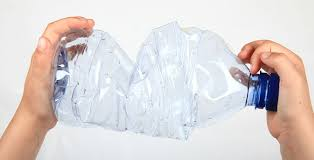
#> input picture train/0_Recyclable/R_1.jpg, 314 x 160 px; its folder holds only this picture in this run
$ jupyter execute --allow-errors 01_augmentation.ipynb
#> lines starting #> are read from the running program, lines starting #| are printed output that depends on the picture
# BDC 2026 - Build Augmented Image Cache

Notebook ini cuma buat generate augmented images sekali, simpan ke disk + zip.
Nanti pas training tinggal load dari cache, gak perlu augmentasi ulang tiap epoch.

[cell 1]
import hashlib
import math
import random
import zipfile
from pathlib import Path
from typing import Optional

import numpy as np
import pandas as pd
import torch
from PIL import Image, ImageEnhance, ImageFilter, ImageOps
from torchvision import transforms
from tqdm.auto import tqdm

[cell 2]
PROJECT_ROOT = Path("/kaggle/input/datasets/user235162736/bdc-2026/BDC2026/BDC2026")
OUTPUT_DIR = Path("/kaggle/working")
TRAIN_DIR = PROJECT_ROOT / "train"

IMAGE_SIZE = 224
AUGS_PER_IMAGE = 4
SEED = 42

CACHE_FORMAT = "JPEG"
CACHE_QUALITY = 92
AUGMENTATION_VERSION = "pil_crop_flip_rotate_shift_color_blur_gray_cutout_v1"
PREPROCESSING_VERSION = "exif_rgb_fit_pad_v1"

AUG_IMAGE_CACHE_DIR = OUTPUT_DIR / "aug_image_cache"
SHARD_SIZE = 2000
MAX_SOURCE_DIM = 1024
MANIFEST_FLUSH_EVERY = 2000

VISION_MEAN = [0.485, 0.456, 0.406]
VISION_STD = [0.229, 0.224, 0.225]

OUTPUT_DIR.mkdir(parents=True, exist_ok=True)

[cell 3]
def default_padding_from_mean(mean: list[float]) -> tuple[int, int, int]:
    return tuple(int(round(float(m) * 255)) for m in mean)


def stable_aug_seed(image_id: str, aug_idx: int, seed: int) -> int:
    payload = f"{image_id}|{aug_idx}|{seed}".encode("utf-8")
    return int(hashlib.sha256(payload).hexdigest()[:8], 16)


def get_cache_config_hash() -> str:
    payload = (
        f"{AUGMENTATION_VERSION}|{AUGS_PER_IMAGE}|{IMAGE_SIZE}|"
        f"{SEED}|{CACHE_FORMAT}|{CACHE_QUALITY}|{PREPROCESSING_VERSION}"
    ).encode("utf-8")
    return hashlib.sha256(payload).hexdigest()[:16]


def get_augmented_cache_dir() -> Path:
    return AUG_IMAGE_CACHE_DIR / get_cache_config_hash()


def is_augmented_cache_valid(expected_images: Optional[int] = None) -> bool:
    cache_dir = get_augmented_cache_dir()
    manifest_path = cache_dir / "manifest.csv"
    hash_path = cache_dir / "config_hash.txt"
    if not manifest_path.exists() or not hash_path.exists():
        return False
    if hash_path.read_text(encoding="utf-8").strip() != get_cache_config_hash():
        return False
    try:
        manifest = pd.read_csv(manifest_path)
    except Exception:
        return False
    if expected_images is not None and len(manifest) != expected_images * AUGS_PER_IMAGE:
        return False
    return True

[cell 4]
def downscale_if_huge(image: Image.Image, max_dim: int) -> Image.Image:
    width, height = image.size
    longest = max(width, height)
    if longest <= max_dim:
        return image
    scale = max_dim / longest
    new_w = max(1, int(round(width * scale)))
    new_h = max(1, int(round(height * scale)))
    return image.resize((new_w, new_h), Image.Resampling.BICUBIC)


def resize_and_pad(image: Image.Image, size: int, fill: tuple[int, int, int]) -> Image.Image:
    image = image.convert("RGB")
    width, height = image.size
    if width <= 0 or height <= 0:
        raise ValueError(f"Invalid image size: {image.size}")
    scale = min(size / width, size / height)
    new_w = max(1, int(round(width * scale)))
    new_h = max(1, int(round(height * scale)))
    resized = image.resize((new_w, new_h), Image.Resampling.BICUBIC)
    canvas = Image.new("RGB", (size, size), fill)
    canvas.paste(resized, ((size - new_w) // 2, (size - new_h) // 2))
    return canvas


def random_resized_crop_pil(image: Image.Image, rng: random.Random) -> Image.Image:
    width, height = image.size
    area = width * height
    for _ in range(10):
        target_area = area * rng.uniform(0.78, 1.0)
        aspect = math.exp(rng.uniform(math.log(0.85), math.log(1.18)))
        crop_w = int(round(math.sqrt(target_area * aspect)))
        crop_h = int(round(math.sqrt(target_area / aspect)))
        if 0 < crop_w <= width and 0 < crop_h <= height:
            left = rng.randint(0, width - crop_w)
            top = rng.randint(0, height - crop_h)
            return image.crop((left, top, left + crop_w, top + crop_h))
    side = min(width, height)
    left = (width - side) // 2
    top = (height - side) // 2
    return image.crop((left, top, left + side, top + side))


def apply_deterministic_augmentation(image: Image.Image, seed: int, fill: tuple[int, int, int]) -> Image.Image:
    rng = random.Random(seed)
    image = ImageOps.exif_transpose(image).convert("RGB")
    image = downscale_if_huge(image, MAX_SOURCE_DIM)

    image = random_resized_crop_pil(image, rng)
    if rng.random() < 0.5:
        image = ImageOps.mirror(image)
    angle = rng.uniform(-15.0, 15.0)
    image = image.rotate(angle, resample=Image.Resampling.BICUBIC, expand=False, fillcolor=fill)
    if rng.random() < 0.5:
        max_shift = 0.08
        dx = int(round(rng.uniform(-max_shift, max_shift) * image.size[0]))
        dy = int(round(rng.uniform(-max_shift, max_shift) * image.size[1]))
        image = image.transform(
            image.size,
            Image.AFFINE,
            (1, 0, dx, 0, 1, dy),
            resample=Image.Resampling.BICUBIC,
            fillcolor=fill,
        )

    image = ImageEnhance.Brightness(image).enhance(rng.uniform(0.80, 1.20))
    image = ImageEnhance.Contrast(image).enhance(rng.uniform(0.80, 1.20))
    image = ImageEnhance.Color(image).enhance(rng.uniform(0.80, 1.20))
    image = ImageEnhance.Sharpness(image).enhance(rng.uniform(0.85, 1.25))

    if rng.random() < 0.20:
        image = image.filter(ImageFilter.GaussianBlur(radius=rng.uniform(0.3, 1.1)))
    if rng.random() < 0.12:
        image = image.convert("L").convert("RGB")
    if rng.random() < 0.10:
        image = ImageOps.autocontrast(image, cutoff=int(rng.uniform(0, 2)))

    if rng.random() < 0.25:
        w, h = image.size
        ew = max(1, int(w * rng.uniform(0.08, 0.22)))
        eh = max(1, int(h * rng.uniform(0.08, 0.22)))
        ex = rng.randint(0, max(0, w - ew))
        ey = rng.randint(0, max(0, h - eh))
        image.paste(Image.new("RGB", (ew, eh), fill), (ex, ey))

    return image

## Load metadata

Scan folder `train/<label>_<class_name>/*.jpg` langsung, sesuai struktur dataset BDC2026 (`0_Recyclable`, `1_Electronic`, `2_Organic`).

[cell 5]
IMAGE_EXTENSIONS = {".jpg", ".jpeg", ".png"}

records = []
for class_dir in sorted(TRAIN_DIR.iterdir()):
    if not class_dir.is_dir():
        continue
    label_str, class_name = class_dir.name.split("_", 1)
    label = int(label_str)
    img_paths = sorted(
        p for p in class_dir.iterdir()
        if p.is_file() and p.suffix.lower() in IMAGE_EXTENSIONS
    )
    for img_path in img_paths:
        records.append({
            "image_id": f"{class_dir.name}/{img_path.name}",
            "image_path": str(img_path),
            "label": label,
            "class_name": class_name,
        })
#> pass 2 of the loop `for class_dir in sorted(TRAIN_DIR.iterdir()):`:

train_df = pd.DataFrame.from_records(records)
print(f"{len(train_df)} training images across {train_df['class_name'].nunique()} classes")
train_df["class_name"].value_counts()

[cell 6]
def build_augmented_cache(df: pd.DataFrame) -> pd.DataFrame:
    """Sequential, sharded filenames avoid slow lookups once file count gets huge."""
    cache_dir = get_augmented_cache_dir()
    cache_dir.mkdir(parents=True, exist_ok=True)
    fill = default_padding_from_mean(VISION_MEAN)
    ext = CACHE_FORMAT.lower().replace("jpeg", "jpg")

    rows = []
    file_counter = 0
    for base_index, row in tqdm(df.reset_index(drop=True).iterrows(), total=len(df)):
        with Image.open(row.image_path) as im:
#> im is the input picture: PIL image 314x160 RGB; mean R, G, B 221.3, 214, 213
            im = ImageOps.exif_transpose(im).convert("RGB")
            im = downscale_if_huge(im, MAX_SOURCE_DIM)
            im = im.copy()

        for aug_idx in range(AUGS_PER_IMAGE):
            seed = stable_aug_seed(str(row.image_id), aug_idx, SEED)
            aug_image = apply_deterministic_augmentation(im, seed, fill)
            aug_image = resize_and_pad(aug_image, IMAGE_SIZE, fill)

            shard = file_counter // SHARD_SIZE
            shard_dir = cache_dir / f"shard_{shard:04d}"
            shard_dir.mkdir(exist_ok=True)
            filename = f"aug_{file_counter:08d}.{ext}"
            fpath = shard_dir / filename
            file_counter += 1

            aug_image.save(fpath, format=CACHE_FORMAT, quality=CACHE_QUALITY)

            rows.append({
                "base_index": int(base_index),
                "image_id": str(row.image_id),
                "label": int(row.label),
                "class_name": str(row.class_name),
                "aug_idx": int(aug_idx),
                "feature_id": f"{row.image_id}::aug{aug_idx}",
                "cache_path": str(fpath.relative_to(OUTPUT_DIR)),
            })
#> this loop made 4 passes
#> pass 1, in apply_deterministic_augmentation, `image = random_resized_crop_pil(image, rng)`:
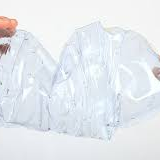
#> image: PIL image 160x160 RGB; mean R, G, B 229, 233.5, 238.4
#> pass 1, in apply_deterministic_augmentation, `image = image.rotate(angle, resample=Image.Resampling.BICUBIC, expand=..`:
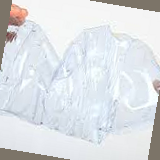
#> image: PIL image 160x160 RGB; mean R, G, B 220.8, 224.6, 228.5
#> pass 1, in apply_deterministic_augmentation, `image = image.transform( image.size, Image.AFFINE, (1, 0, dx, 0, 1, dy..`:
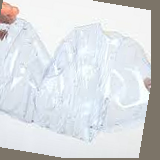
#> image: PIL image 160x160 RGB; mean R, G, B 216.7, 219.9, 223.1
#> after the loop:
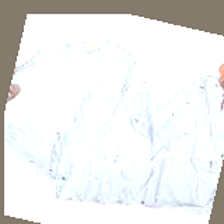
#> aug_image: PIL image 224x224 RGB; mean R, G, B 234.4, 235.1, 233.9
#> after the loop, file_counter = 4; rows = 4 items

        if file_counter % MANIFEST_FLUSH_EVERY < AUGS_PER_IMAGE:
            pd.DataFrame(rows).to_csv(cache_dir / "manifest.csv", index=False)
#> pass 2 of the loop in build_augmented_cache, `for base_index, row in tqdm(df.reset_index(drop=True).iterrows(), tota..`:
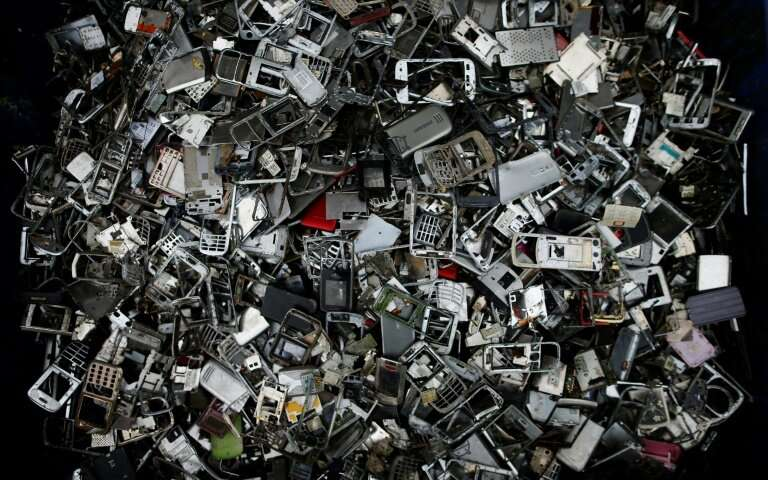
#> input picture train/1_Electronic/1-theworldprod.jpg, 768 x 480 px
#> in build_augmented_cache, im is the input picture: PIL image 768x480 RGB; mean R, G, B 62.5, 63.5, 61.3
#> the loop in build_augmented_cache, `for aug_idx in range(AUGS_PER_IMAGE):` made 4 passes
#> filename on passes 1 to 4: 'aug_00000004.jpg', 'aug_00000005.jpg', 'aug_00000006.jpg', 'aug_00000007.jpg'
#> pass 1, in apply_deterministic_augmentation (call 5), `image = image.transform( image.size, Image.AFFINE, (1, 0, dx, 0, 1, dy..`:
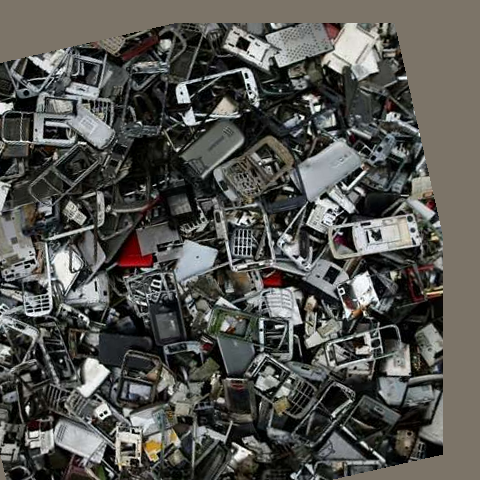
#> image: PIL image 480x480 RGB; mean R, G, B 85, 84.8, 80.4
#> after the loop in build_augmented_cache, `for aug_idx in range(AUGS_PER_IMAGE):`:
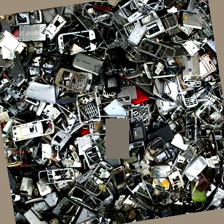
#> aug_image: PIL image 224x224 RGB; mean R, G, B 94.1, 94.6, 89.4
#> after the loop in build_augmented_cache, `for aug_idx in range(AUGS_PER_IMAGE):`: file_counter = 8; rows = 8 items

    manifest = pd.DataFrame(rows)
#> manifest = table of 8 rows and 7 columns
    manifest.to_csv(cache_dir / "manifest.csv", index=False)
    (cache_dir / "config_hash.txt").write_text(get_cache_config_hash(), encoding="utf-8")
    return manifest

#> (a cell that did not finish here is left out)

## Zip cache

Struktur di dalam zip dijaga relatif ke `OUTPUT_DIR`, jadi tinggal `extractall(OUTPUT_DIR)` pas dipakai lagi.

[cell 8]
def zip_augmented_cache() -> Path:
    cache_dir = get_augmented_cache_dir()
    zip_path = OUTPUT_DIR / "aug_image_cache.zip"
    files = list(cache_dir.rglob("*"))
    with zipfile.ZipFile(zip_path, "w", zipfile.ZIP_DEFLATED) as archive:
        for f in tqdm(files):
            if f.is_file():
                archive.write(f, f.relative_to(OUTPUT_DIR))
    return zip_path


zip_path = zip_augmented_cache()
#> (the rest of this cell did not finish here and is left out)
